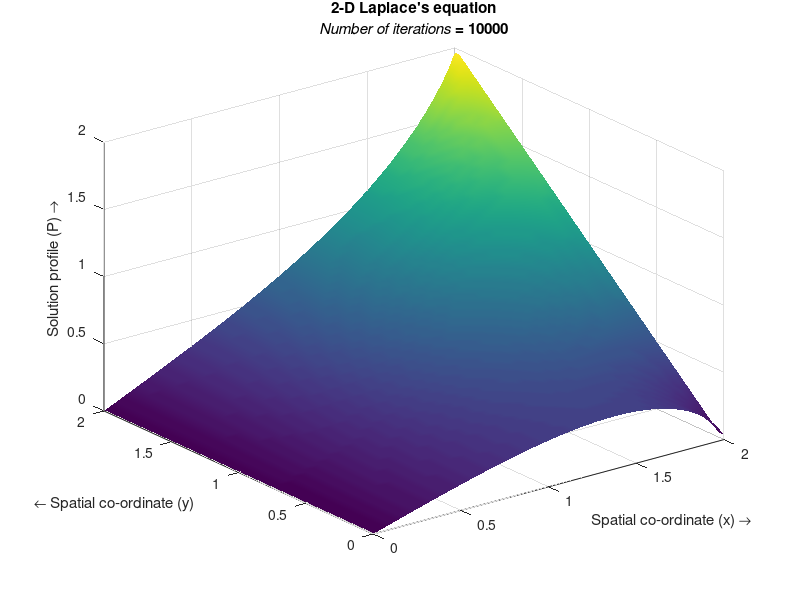

The MATLAB source for this figure:
% Solving the 2-D Laplace's equation by the Finite Difference
...Method 
% Numerical scheme used is a second order central difference in space
...(5-point difference)

%%
%Specifying parameters
nx=60;                           %Number of steps in space(x)
ny=60;                           %Number of steps in space(y)       
niter=10000;                     %Number of iterations 
dx=2/(nx-1);                     %Width of space step(x)
dy=2/(ny-1);                     %Width of space step(y)
x=0:dx:2;                        %Range of x(0,2) and specifying the grid points
y=0:dy:2;                        %Range of y(0,2) and specifying the grid points

%%
%Initial Conditions
p=zeros(ny,nx);                  %Preallocating p
pn=zeros(ny,nx);                 %Preallocating pn

%%
%Boundary conditions
p(:,1)=0;
p(:,nx)=y;
p(1,:)=p(2,:);                   %Neumann conditions
p(ny,:)=p(ny-1,:);               ...same as above

%%
%Explicit iterative scheme with C.D in space (5-point difference)
j=2:nx-1;
i=2:ny-1;
for it=1:niter
    pn=p;
    p(i,j)=((dy^2*(pn(i+1,j)+pn(i-1,j)))+(dx^2*(pn(i,j+1)+pn(i,j-1))))/(2*(dx^2+dy^2));
    %Boundary conditions (Neumann conditions)
    p(:,1)=0;
    p(:,nx)=y;
    p(1,:)=p(2,:);
    p(ny,:)=p(ny-1,:);   
end

%%
%Plotting the solution
surf(x,y,p,'EdgeColor','none');       
shading interp
title({'2-D Laplace''s equation';['{\itNumber of iterations} = ',num2str(it)]})
xlabel('Spatial co-ordinate (x) \rightarrow')
ylabel('{\leftarrow} Spatial co-ordinate (y)')
zlabel('Solution profile (P) \rightarrow')
